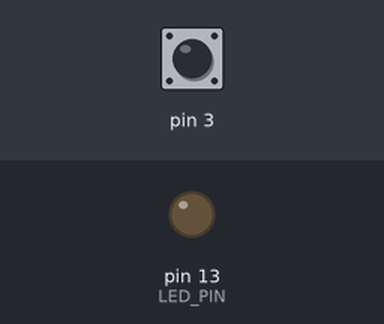
Simulated run of this sketch. Board: Arduino Uno, built with avr-gcc and run on an emulated ATmega328P. On the bench: output pins drawn as LEDs (lit = HIGH). The inputs (shaded band) are chosen by the test bench; at power-on: pin 3 HIGH. What the sketch prints to the serial monitor is not drawn.

Above: at 1.2 s.
1.3 s: pin 3 pulled LOW for 0.15 s
At 1.6 s:
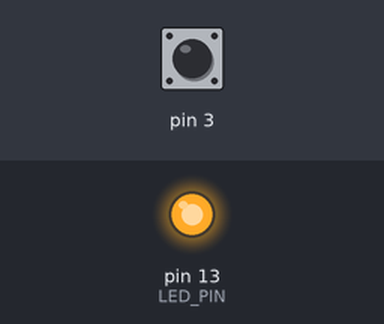
Timing chart, 0 to 4.3 s (numbered marks = the images above; inputs shaded):
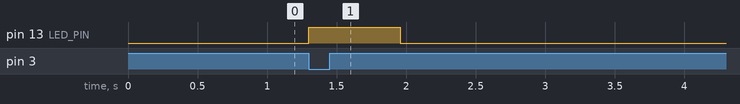

The sketch:

IRQ_millis.ino
```cpp
/*
Experiment how interrupts (IRQs) can disrupt the Arduino time count.
If your program use the millis() function to compute statistics, interrupts
can falsify your results.

As the documentation states, millis() relies on interrupts to count.
So no interrupts: no more time count.
https://www.arduino.cc/en/Reference/AttachInterrupt

by: Yoan Tournade
*/
const int LED_PIN = 13;
const long BUSY_N = 500000;
int volatile hasIrq = 0;
unsigned long begintAt = 0;
unsigned long endAt = 0;

void irq() {
  begintAt = millis();
  digitalWrite(LED_PIN, HIGH);
  hasIrq = 1;
  for(long i = 0; i < BUSY_N; i++) { delayMicroseconds(1); }
}

void setup() {
  Serial.begin(9600);
  pinMode(LED_PIN, OUTPUT);
  digitalWrite(LED_PIN, LOW);
  digitalWrite(3, HIGH);
  // Run a long busy-loop in an interrupt routine.
  attachInterrupt(1, irq, FALLING);
}

void loop() {
  digitalWrite(LED_PIN, LOW);
  if(hasIrq) {
    endAt = millis();
    Serial.print("Duration of the busy-loop (during the interrupt): ");
    Serial.print(endAt - begintAt);
    Serial.println(" ms");
    // Now run the same long busy-loop and compare the running time.
    begintAt = millis();
    for(long i = 0; i < BUSY_N; i++) { delayMicroseconds(1); }
    endAt = millis();
    Serial.print("Duration of the busy-loop (outside an interrupt): ");
    Serial.print(endAt - begintAt);
    Serial.println(" ms");
    hasIrq = 0;
  }
}
```

Measured:
- after the input at 1.3 s, pin 13 (LED_PIN): LOW → HIGH at once, → LOW 0.66 s later
